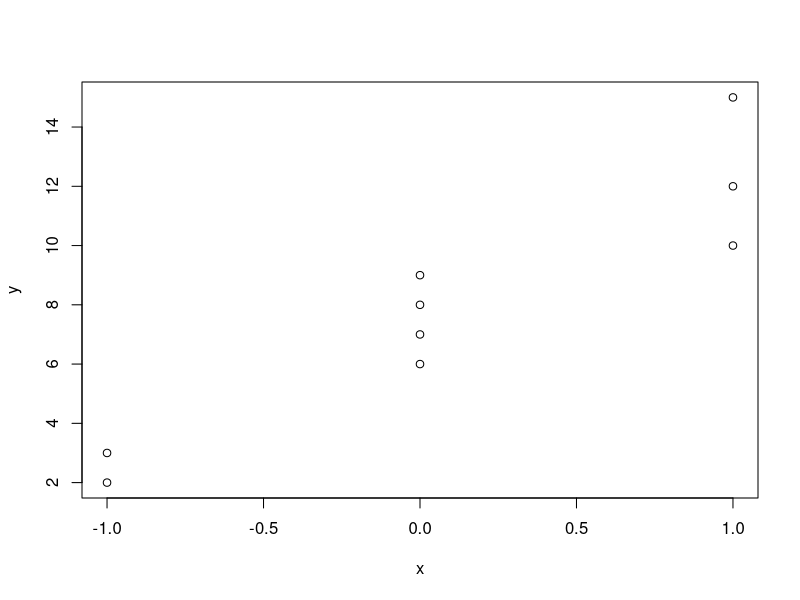
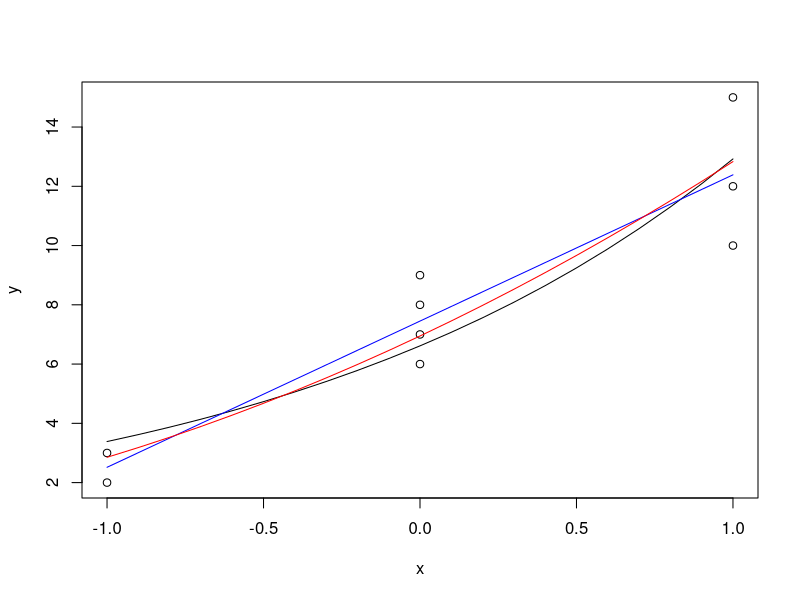

Here is the R script that generated these plots, in order:
###############################################
## Scripts Elementos de Aprendizado de Máquina
###############################################

##Exemplo Regressao Poisson
y   <- c(2, 3, 6, 7, 8, 9, 10, 12, 15)
x   <- c(-1, -1, 0, 0, 0, 0, 1, 1, 1)
plot(x,y)
trn <- list(X=x,Y=y)
modelo <- glm(Y ~ X, family = poisson(link = "log"), data = trn)
summary(modelo)

## Resposta do Modelo para -1 <= x <= 1
dt  <- list( X = seq(-1,1,by=0.1) )
out <- predict(modelo, newdata = dt, type = "response")

plot(x,y,xlab="x",ylab="y")
lines(dt$X, out)

## ligacao "identity"
modelo <- glm(Y ~ X, family = poisson(link = "identity"), data = trn)
##summary(modelo)
out <- predict(modelo, newdata = dt, type = "response")
lines(dt$X, out, col="blue")

## ligacao "sqrt"
modelo <- glm(Y ~ X, family = poisson(link = "sqrt"), data = trn)
##summary(modelo)
out <- predict(modelo, newdata = dt, type = "response")
lines(dt$X, out, col="red")
